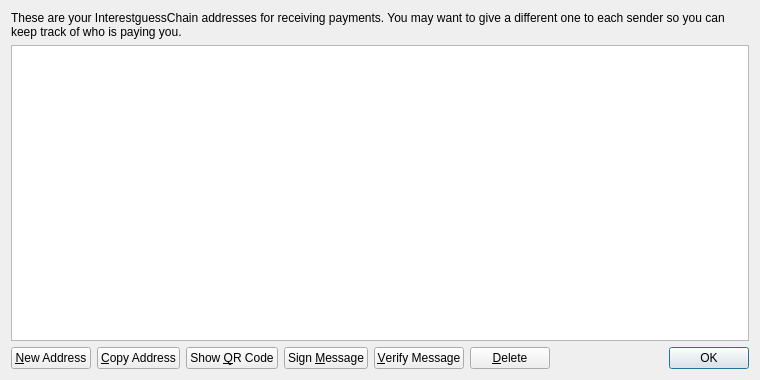
<?xml version="1.0" encoding="UTF-8"?>
<ui version="4.0">
 <class>AddressBookPage</class>
 <widget class="QWidget" name="AddressBookPage">
  <property name="geometry">
   <rect>
    <x>0</x>
    <y>0</y>
    <width>760</width>
    <height>380</height>
   </rect>
  </property>
  <property name="windowTitle">
   <string>Address Book</string>
  </property>
  <layout class="QVBoxLayout" name="verticalLayout">
   <item>
    <widget class="QLabel" name="labelExplanation">
     <property name="text">
      <string>These are your InterestguessChain addresses for receiving payments. You may want to give a different one to each sender so you can keep track of who is paying you.</string>
     </property>
     <property name="textFormat">
      <enum>Qt::PlainText</enum>
     </property>
     <property name="wordWrap">
      <bool>true</bool>
     </property>
    </widget>
   </item>
   <item>
    <widget class="QTableView" name="tableView">
     <property name="contextMenuPolicy">
      <enum>Qt::CustomContextMenu</enum>
     </property>
     <property name="toolTip">
      <string>Double-click to edit address or label</string>
     </property>
     <property name="tabKeyNavigation">
      <bool>false</bool>
     </property>
     <property name="alternatingRowColors">
      <bool>true</bool>
     </property>
     <property name="selectionMode">
      <enum>QAbstractItemView::SingleSelection</enum>
     </property>
     <property name="selectionBehavior">
      <enum>QAbstractItemView::SelectRows</enum>
     </property>
     <property name="sortingEnabled">
      <bool>true</bool>
     </property>
     <attribute name="verticalHeaderVisible">
      <bool>false</bool>
     </attribute>
    </widget>
   </item>
   <item>
    <layout class="QHBoxLayout" name="horizontalLayout">
     <item>
      <widget class="QPushButton" name="newAddressButton">
       <property name="toolTip">
        <string>Create a new address</string>
       </property>
       <property name="text">
        <string>&amp;New Address</string>
       </property>
       <property name="icon">
        <iconset resource="../bitcoin.qrc">
         <normaloff>:/icons/add</normaloff>:/icons/add</iconset>
       </property>
      </widget>
     </item>
     <item>
      <widget class="QPushButton" name="copyToClipboard">
       <property name="toolTip">
        <string>Copy the currently selected address to the system clipboard</string>
       </property>
       <property name="text">
        <string>&amp;Copy Address</string>
       </property>
       <property name="icon">
        <iconset resource="../bitcoin.qrc">
         <normaloff>:/icons/editcopy</normaloff>:/icons/editcopy</iconset>
       </property>
      </widget>
     </item>
     <item>
      <widget class="QPushButton" name="showQRCode">
       <property name="text">
        <string>Show &amp;QR Code</string>
       </property>
       <property name="icon">
        <iconset resource="../bitcoin.qrc">
         <normaloff>:/icons/qrcode</normaloff>:/icons/qrcode</iconset>
       </property>
      </widget>
     </item>
     <item>
      <widget class="QPushButton" name="signMessage">
       <property name="toolTip">
        <string>Sign a message to prove you own a InterestguessChain address</string>
       </property>
       <property name="text">
        <string>Sign &amp;Message</string>
       </property>
       <property name="icon">
        <iconset resource="../bitcoin.qrc">
         <normaloff>:/icons/edit</normaloff>:/icons/edit</iconset>
       </property>
      </widget>
     </item>
     <item>
      <widget class="QPushButton" name="verifyMessage">
       <property name="toolTip">
        <string>Verify a message to ensure it was signed with a specified InterestguessChain address</string>
       </property>
       <property name="text">
        <string>&amp;Verify Message</string>
       </property>
       <property name="icon">
        <iconset resource="../bitcoin.qrc">
         <normaloff>:/icons/transaction_0</normaloff>:/icons/transaction_0</iconset>
       </property>
      </widget>
     </item>
     <item>
      <widget class="QPushButton" name="deleteButton">
       <property name="toolTip">
        <string>Delete the currently selected address from the list</string>
       </property>
       <property name="text">
        <string>&amp;Delete</string>
       </property>
       <property name="icon">
        <iconset resource="../bitcoin.qrc">
         <normaloff>:/icons/remove</normaloff>:/icons/remove</iconset>
       </property>
      </widget>
     </item>
     <item>
      <spacer name="horizontalSpacer">
       <property name="orientation">
        <enum>Qt::Horizontal</enum>
       </property>
       <property name="sizeHint" stdset="0">
        <size>
         <width>40</width>
         <height>20</height>
        </size>
       </property>
      </spacer>
     </item>
     <item>
      <widget class="QDialogButtonBox" name="buttonBox">
       <property name="sizePolicy">
        <sizepolicy hsizetype="Maximum" vsizetype="Fixed">
         <horstretch>0</horstretch>
         <verstretch>0</verstretch>
        </sizepolicy>
       </property>
       <property name="standardButtons">
        <set>QDialogButtonBox::Ok</set>
       </property>
      </widget>
     </item>
    </layout>
   </item>
  </layout>
 </widget>
 <resources>
  <include location="../bitcoin.qrc"/>
 </resources>
 <connections/>
</ui>
